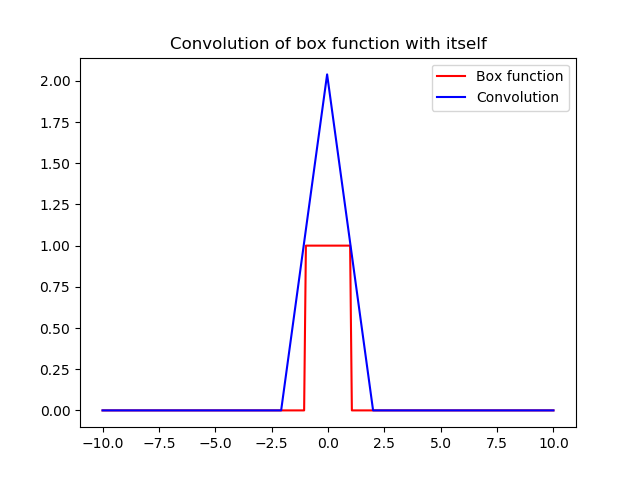

The script that drew this image:
import numpy as np
import matplotlib.pyplot as plt


def f(x):
    if(x <= 1 and x >= -1):
        return 1
    return 0


xmin = -10.0
xmax = 10.0
N = 256

dx = (xmax - xmin)/(N-1)

x = np.linspace(xmin, xmax, N)
data = [f(i) for i in x]
data = np.pad(data, (0, N), mode='constant', constant_values=(0, 0))

# Fourier transform of convolution of two functions is equal to product of fourier transforms of the two functions
FT = np.fft.fft(data, norm='ortho')
conv = np.fft.ifft(FT*FT, norm='ortho')
conv = dx*np.sqrt(2*N)*conv

x_a = int(N/2)
x_b = int(3*N/2)

f_box = [f(i) for i in x]
plt.plot(x, f_box, 'r', label='Box function')
plt.plot(x, np.real(conv[x_a:x_b]), 'b', label='Convolution')
plt.legend()
plt.title("Convolution of box function with itself")
plt.show()
